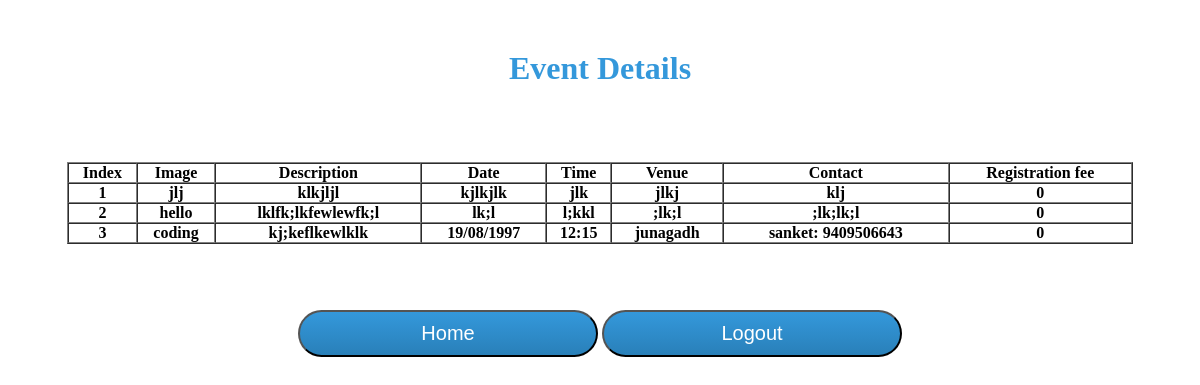
Screenshot of /old/DisplayEvent.php with the database file from the repository.
### tables this page shows
CREATE TABLE IF NOT EXISTS `event` (
  `name` varchar(50) NOT NULL,
  `text` text NOT NULL,
  `date` varchar(20) NOT NULL,
  `time` varchar(20) NOT NULL,
  `venue` varchar(20) NOT NULL,
  `contact` text NOT NULL,
  `fee` int(20) NOT NULL,
`eventid` int(10) NOT NULL
);

### old/DisplayEvent.php (the view, shortened to what this page needs)
<html>
 <head>
   <link rel='stylesheet' type='text/css' href='stylesheet.css'>
  </head>
  <body>
   <center>
   <h1> Event Details</h1>
   <div>
   <br>
   <br>
   <br>
   <table border="1" cellpadding="0" cellspacing="0" width="90%">
   <tr>
   <th>Index</th>
   <th>Image</th>
   <th>Description</th>
   <th>Date</th>
   <th>Time</th>
   <th>Venue</th>
   <th>Contact</th>
   <th>Registration fee</th>
   </tr>
      <?php
	$q="SELECT * FROM event";
	$result=mysql_query($q) or die('Query "' . $q . '" failed: ' . mysql_error());
	$index=0;
   $index++;
   while($row = mysql_fetch_array($result, MYSQL_ASSOC))
   {
      echo "<tr>
			<th>{$index}</th>
			<th>{$row['name']}</th>
			<th>{$row['text']}</th>
			<th>{$row['date']}</th>
			<th>{$row['time']}</th>
			<th>{$row['venue']}</th>
			<th>{$row['contact']}</th>
			<th>{$row['fee']}</th>
			</tr>";
	$index++;
   }
   ?>
   </table>
   <br>
   <br>
	<button id="home" class='button'><a href="home.php">Home</a></button>
	<button id="logout" class='button'><a href="logout.php">Logout</a></button>
	</center>
  </body>
</html>

### old/stylesheet.css (style rules this page uses)
body { background-color : #ffffff; font-family : verdana; }
h1 { color: #3498db; margin-top : 50px; }
a { text-decoration : none; color : #ffffff; }
.button { background: #3498db; background-image: -webkit-linear-gradient(top, #3498db, #2980b9); background-image: -moz-linear-gradient(top, #3498db, #2980b9); background-image: -ms-linear-gradient(top, #3498db, #2980b9); background-image: -o-linear-gradient(top, #3498db, #2980b9); background-image: linear-gradient(to bottom, #3498db, #2980b9); -webkit-border-radius: 28; -moz-border-radius: 28; border-radius: 28px; font-family: Arial; color: #ffffff; font-size: 20px; padding: 10px 20px 10px 20px; text-decoration: none; margin-top : 30px; width : 300px; }

### rows the page displays
event: name "jlj", text "klkjljl", date "kjlkjlk", time "jlk", venue "jlkj", contact "klj", fee "0"
event: name "hello", text "lklfk;lkfewlewfk;l", date "lk;l", time "l;kkl", venue ";lk;l", contact ";lk;lk;l", fee "0"
event: name "coding", text "kj;keflkewlklk", date "19/08/1997", time "12:15", venue "junagadh", contact "sanket: 9409506643", fee "0"
